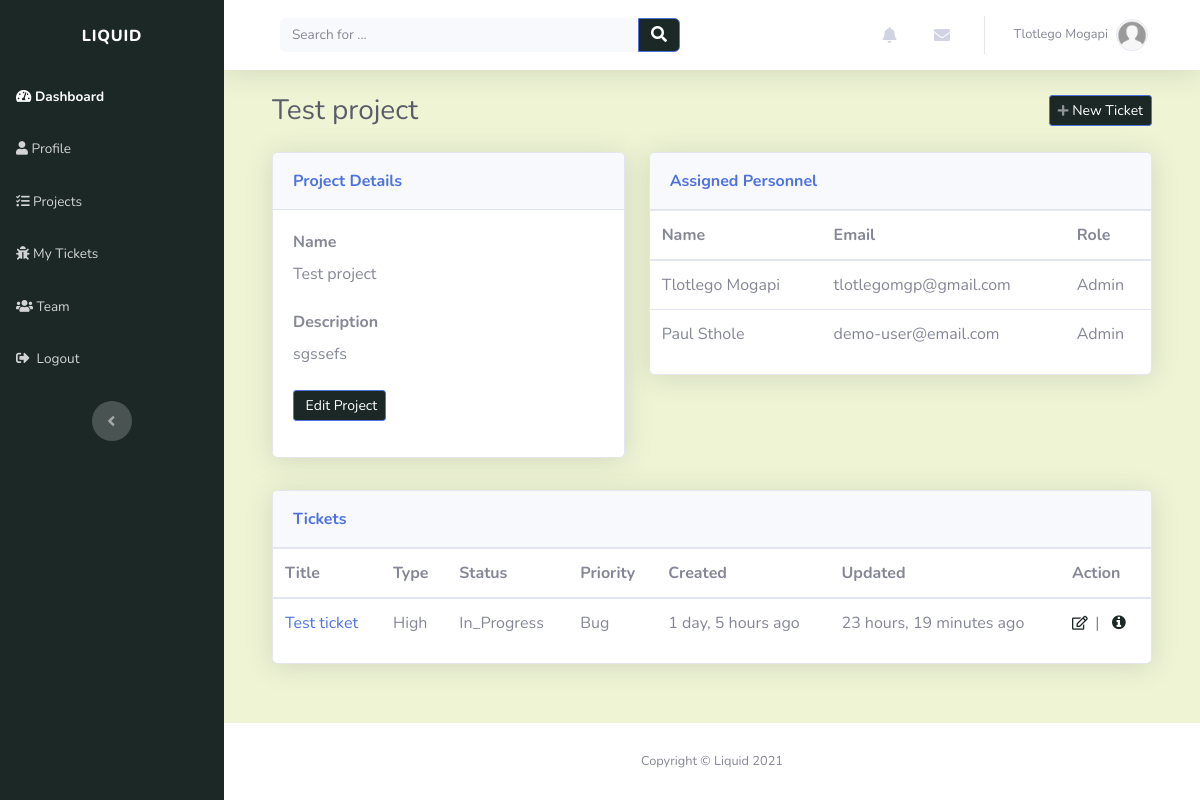
The app's page /projects/test-project-sije5nug/ (signed in), older data.
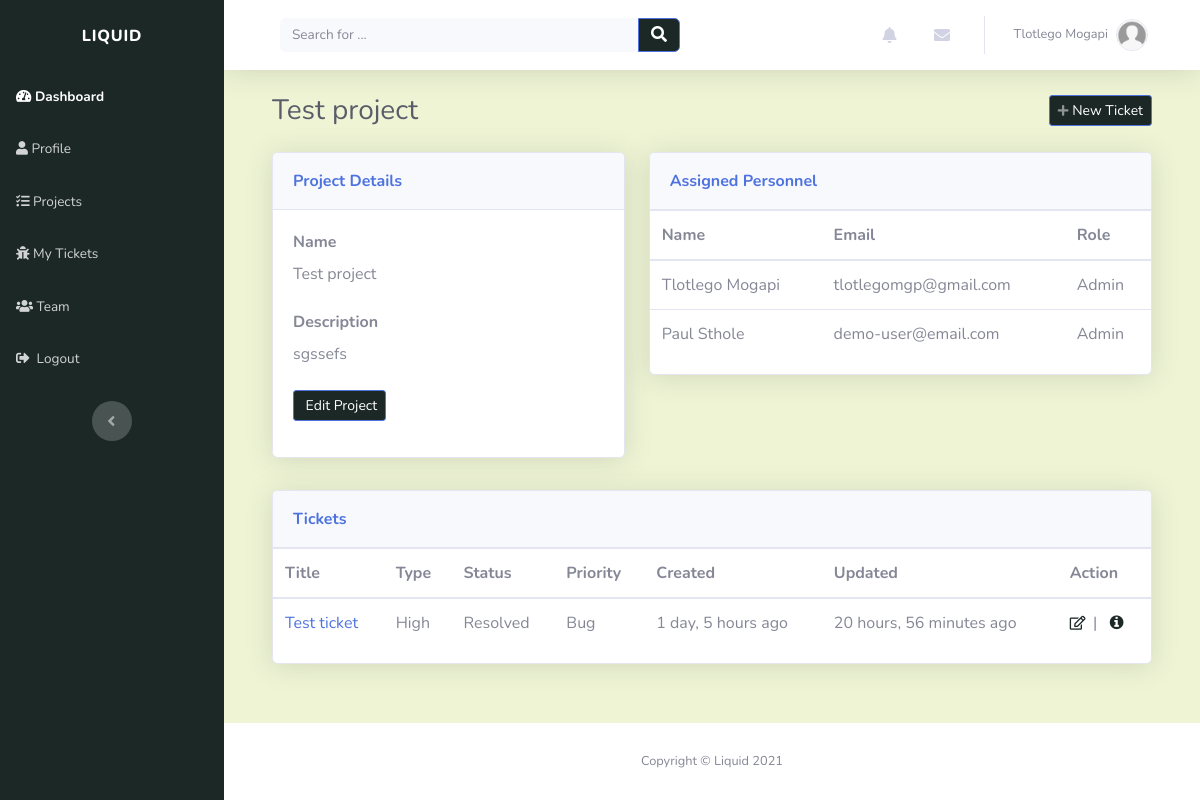
The same page, newer data.
### tickets/models.py (models this page shows, shortened)
class Ticket(models.Model):
    TICKET_PRIORITY = (
        ('LOW', 'Low'),
        ('MEDIUM', 'Medium'),
        ('HIGH', 'High'),
    )
    TICKET_STATUS = (
        ('NEW', 'New'),
        ('IN_PROGRESS', 'In Progress'),
        ('RESOLVED', 'Resolved'),
    )
    TICKET_TYPE = (
        ('TASK', 'Task'),
        ('BUG', 'Bug'),
        ('CHANGE', 'Change'),
        ('FEATURE', 'Feature request')
    )
    title = models.CharField(max_length=50)
    description = models.CharField(max_length=200)
    created_by = models.ForeignKey(Profile, on_delete=models.CASCADE)
    project = models.ForeignKey(Project, related_name="tickets", on_delete=models.CASCADE)
    created_on = models.DateTimeField(verbose_name="created_on", auto_now_add=True)
    updated = models.DateTimeField(verbose_name="date updated", auto_now=True)
    priority = models.CharField(max_length=12, choices=TICKET_PRIORITY, default='LOW')
    status = models.CharField(max_length=12, choices=TICKET_STATUS, default='NEW')
    class_type = models.CharField(max_length=12, choices=TICKET_TYPE, default='TASK')
    slug = models.SlugField(unique=True, blank=True)

### projects/views.py (the view)
# urls.py: path('<slug:slug>/', views.project_detail_view, name="view_project"),
@login_required(login_url='login_page')
def project_detail_view(request, slug):
    context = {}
    project = get_object_or_404(Project, slug=slug)
    context['user_roles'] = ProjectRole.objects.filter(project=project)
    context['tickets'] = Ticket.objects.filter(
        project=project).order_by('-created_on')
    context['project'] = project
    return render(request, "projects/project_detail.html", context)

### account/models.py (called while the page is built)
    def __str__(self):
        return self.user.email

### index/custom_processors.py (called while the page is built)
def profile_processor(request):
    if request.user.is_authenticated:
        user = request.user
        user_profile = get_object_or_404(Profile, user=user)
        user_messages = DirectMessage.objects.filter(receiver=user_profile).order_by('-created_on')[:5]
        user_alerts = Alert.objects.filter(user=user_profile).order_by('-created_on')[:5]
        return {'profile': user_profile, 'direct_messages': user_messages, 'alerts': user_alerts}
    else:
        return{}

### projects/models.py (called while the page is built)
    def __str__(self):
        return self.name

### projects/templates/projects/project_detail.html
{% extends "index/header.html" %} {% load static %} {% block title %}Project{% endblock %} {% block content %}
<div class="container-fluid">
	<div class="d-sm-flex justify-content-between align-items-center mb-4">
		<h3 class="text-dark mb-0">{{project|truncatechars:40}}</h3>
		<a
			class="btn btn-primary btn-sm d-none d-sm-inline-block"
			role="button"
			href="{% url 'add_ticket' project.slug %}"
			style="background: rgb(28, 40, 38)"
			><em class="fas fa-plus fa-sm text-white-50"></em>&nbsp;New Ticket</a
		>
	</div>
	<div class="row mb-3">
		<div class="col-lg-5">
			<div class="row">
				<div class="col">
					<div class="card shadow mb-3">
						<div class="card-header py-3">
							<p class="text-primary m-0 font-weight-bold" style="color: rgb(28, 40, 38)">
								Project Details
							</p>
						</div>
						<div class="card-body">
							<div class="form-row">
								<div class="col">
									<div class="form-group">
										<label for="username"><strong>Name</strong></label>
										<p class="mb-4">{{ project.name }}</p>
									</div>
								</div>
							</div>
							<div class="form-row">
								<div class="col">
									<div class="form-group">
										<label for="first_name"><strong>Description</strong></label>
										<p class="mb-4">{{ project.description }}</p>
									</div>
								</div>
							</div>
							<div class="form-group">
								<a
									class="btn btn-primary btn-sm d-none d-sm-inline-block"
									role="button"
									href="{% url 'edit_project' project.slug %}"
									style="background: rgb(28, 40, 38)"
									>&nbsp;Edit Project</a
								>
							</div>
						</div>
					</div>
				</div>
			</div>
		</div>
		<div class="col-lg-7">
			<div class="row">
				<div class="col">
					<div class="card shadow mb-3">
						<div class="card-header py-3">
							<p class="text-primary m-0 font-weight-bold" style="color: rgb(28, 40, 38)">
								Assigned Personnel
							</p>
						</div>
						<div
							class="table-responsive table mt-0"
							id="dataTable"
							role="grid"
							aria-describedby="dataTable_info"
						>
							<table class="table my-0" id="dataTable" aria-describedby="users">
								<thead>
									<tr>
										<th scope="col">Name</th>
										<th scope="col">Email</th>
										<th scope="col">Role</th>
									</tr>
								</thead>
								<tbody>
									{% for user in user_roles %}
									<tr style="white-space: nowrap">
										<td>{{user.user.first_name}} {{user.user.last_name}}</td>
										<td>{{ user.user }}</td>
										<td>{{ user.user_role|title }}</td>
									</tr>
									{%endfor%}
								</tbody>
							</table>
						</div>
					</div>
				</div>
			</div>
		</div>
	</div>
	<div class="row mb-3">
		<div class="col-lg-12">
			<div class="row">
				<div class="col">
					<div class="card shadow mb-3">
						<div class="card-header py-3">
							<p class="text-primary m-0 font-weight-bold" style="color: rgb(28, 40, 38)">Tickets</p>
						</div>
						<div
							class="table-responsive table mt-0"
							id="dataTable"
							role="grid"
							aria-describedby="dataTable_info"
						>
							<table class="table my-0" id="dataTable" aria-describedby="projects">
								<thead>
									<tr>
										<th scope="col">Title</th>
										<th scope="col">Type</th>
										<th scope="col">Status</th>
										<th scope="col">Priority</th>
										<th scope="col">Created</th>
										<th scope="col">Updated</th>
										<th scope="col">Action</th>
									</tr>
								</thead>
								<tbody>
									{%for ticket in tickets %} {% include "tickets/snippets/ticket.html" %} {%endfor%}
								</tbody>
							</table>
						</div>
					</div>
				</div>
			</div>
		</div>
	</div>
</div>
{% endblock %}

### tickets/templates/tickets/snippets/ticket.html
<tr style="white-space: nowrap">
	<td><a href="{% url 'edit_ticket' ticket.slug %}">{{ ticket.title | truncatechars:40 }}</a></td>
	<td>{{ ticket.priority|title }}</td>
	<td>{{ ticket.status|title }}</td>
	<td>{{ ticket.class_type|title }}</td>
	<td>{{ ticket.created_on|timesince }} ago</td>
	<td>{{ ticket.updated|timesince }} ago</td>
	<td>{% include "tickets/snippets/ticket_action.html" %}</td>
</tr>

### tickets/templates/tickets/snippets/ticket_action.html
<a role="button" href="{% url 'edit_ticket' ticket.slug %}" style="color: rgb(28, 40, 38)" title="Edit"
	><em class="far fa-edit fa-sm">&nbsp</em></a
>
|&nbsp&nbsp
<a role="button" href="#" style="color: rgb(28, 40, 38)" title="More information"
	><em class="fa fa-info-circle">&nbsp</em></a
>

Row changes from the older to the newer data that the page shows:
changed Ticket "Test ticket": status "In_Progress" → "Resolved"; updated "23 hours, 19 minutes" → "20 hours, 56 minutes"
